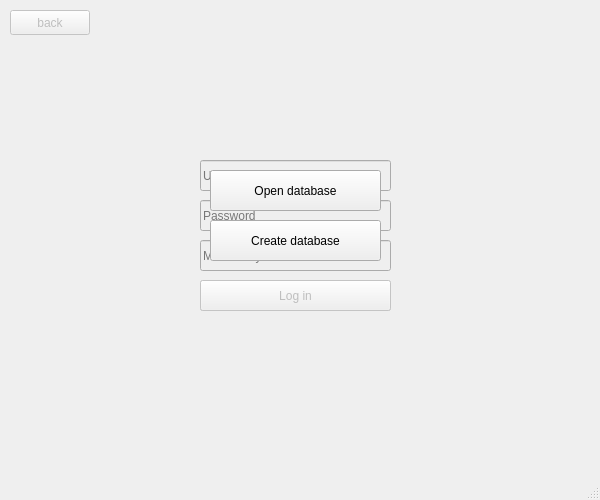
<?xml version="1.0" encoding="UTF-8"?>
<ui version="4.0">
 <class>LoginWindow</class>
 <widget class="QMainWindow" name="LoginWindow">
  <property name="geometry">
   <rect>
    <x>0</x>
    <y>0</y>
    <width>600</width>
    <height>500</height>
   </rect>
  </property>
  <property name="windowTitle">
   <string>MainWindow</string>
  </property>
  <widget class="QWidget" name="centralWidget">
   <widget class="QPushButton" name="backButton">
    <property name="enabled">
     <bool>false</bool>
    </property>
    <property name="geometry">
     <rect>
      <x>10</x>
      <y>10</y>
      <width>80</width>
      <height>25</height>
     </rect>
    </property>
    <property name="text">
     <string>back</string>
    </property>
   </widget>
   <widget class="QLineEdit" name="usernameEdit">
    <property name="enabled">
     <bool>false</bool>
    </property>
    <property name="geometry">
     <rect>
      <x>200</x>
      <y>160</y>
      <width>191</width>
      <height>31</height>
     </rect>
    </property>
    <property name="inputMask">
     <string/>
    </property>
    <property name="text">
     <string/>
    </property>
    <property name="placeholderText">
     <string>Username</string>
    </property>
   </widget>
   <widget class="QLineEdit" name="passwordEdit">
    <property name="enabled">
     <bool>false</bool>
    </property>
    <property name="geometry">
     <rect>
      <x>200</x>
      <y>200</y>
      <width>191</width>
      <height>31</height>
     </rect>
    </property>
    <property name="inputMask">
     <string/>
    </property>
    <property name="text">
     <string/>
    </property>
    <property name="echoMode">
     <enum>QLineEdit::Password</enum>
    </property>
    <property name="placeholderText">
     <string>Password</string>
    </property>
   </widget>
   <widget class="QPushButton" name="createButton">
    <property name="enabled">
     <bool>false</bool>
    </property>
    <property name="geometry">
     <rect>
      <x>200</x>
      <y>280</y>
      <width>191</width>
      <height>31</height>
     </rect>
    </property>
    <property name="text">
     <string>Create</string>
    </property>
   </widget>
   <widget class="QLineEdit" name="masterKeyEdit">
    <property name="enabled">
     <bool>false</bool>
    </property>
    <property name="geometry">
     <rect>
      <x>200</x>
      <y>240</y>
      <width>191</width>
      <height>31</height>
     </rect>
    </property>
    <property name="inputMask">
     <string/>
    </property>
    <property name="text">
     <string/>
    </property>
    <property name="echoMode">
     <enum>QLineEdit::Password</enum>
    </property>
    <property name="placeholderText">
     <string>Master key</string>
    </property>
   </widget>
   <widget class="QPushButton" name="loginButton">
    <property name="enabled">
     <bool>false</bool>
    </property>
    <property name="geometry">
     <rect>
      <x>200</x>
      <y>280</y>
      <width>191</width>
      <height>31</height>
     </rect>
    </property>
    <property name="text">
     <string>Log in</string>
    </property>
   </widget>
   <widget class="QPushButton" name="openDBButton">
    <property name="geometry">
     <rect>
      <x>210</x>
      <y>170</y>
      <width>171</width>
      <height>41</height>
     </rect>
    </property>
    <property name="sizePolicy">
     <sizepolicy hsizetype="Minimum" vsizetype="Fixed">
      <horstretch>0</horstretch>
      <verstretch>0</verstretch>
     </sizepolicy>
    </property>
    <property name="text">
     <string>Open database</string>
    </property>
   </widget>
   <widget class="QPushButton" name="createDBButton">
    <property name="geometry">
     <rect>
      <x>210</x>
      <y>220</y>
      <width>171</width>
      <height>41</height>
     </rect>
    </property>
    <property name="text">
     <string>Create database</string>
    </property>
   </widget>
  </widget>
  <widget class="QStatusBar" name="statusBar"/>
  <widget class="QMenuBar" name="menuBar">
   <property name="geometry">
    <rect>
     <x>0</x>
     <y>0</y>
     <width>600</width>
     <height>25</height>
    </rect>
   </property>
  </widget>
 </widget>
 <layoutdefault spacing="6" margin="11"/>
 <resources/>
 <connections/>
</ui>
